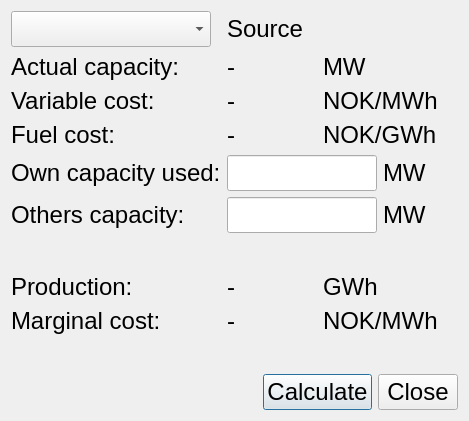
<?xml version="1.0" encoding="UTF-8"?>
<ui version="4.0">
 <class>dialog_expected_marginal_cost</class>
 <widget class="QDialog" name="dialog_expected_marginal_cost">
  <property name="geometry">
   <rect>
    <x>0</x>
    <y>0</y>
    <width>469</width>
    <height>421</height>
   </rect>
  </property>
  <property name="font">
   <font>
    <pointsize>18</pointsize>
   </font>
  </property>
  <property name="windowTitle">
   <string>Expected marginal cost calculator</string>
  </property>
  <property name="modal">
   <bool>true</bool>
  </property>
  <layout class="QVBoxLayout" name="verticalLayout">
   <item>
    <layout class="QGridLayout" name="gridLayout">
     <property name="bottomMargin">
      <number>20</number>
     </property>
     <item row="7" column="0">
      <widget class="QLabel" name="label_13">
       <property name="font">
        <font>
         <pointsize>18</pointsize>
        </font>
       </property>
       <property name="text">
        <string>Production:</string>
       </property>
      </widget>
     </item>
     <item row="4" column="0">
      <widget class="QLabel" name="label">
       <property name="font">
        <font>
         <pointsize>18</pointsize>
        </font>
       </property>
       <property name="statusTip">
        <string/>
       </property>
       <property name="whatsThis">
        <string/>
       </property>
       <property name="text">
        <string>Own capacity used:</string>
       </property>
      </widget>
     </item>
     <item row="0" column="0">
      <widget class="QComboBox" name="dialog_marginal_cost_plant_comboBox">
       <property name="sizePolicy">
        <sizepolicy hsizetype="Fixed" vsizetype="Fixed">
         <horstretch>0</horstretch>
         <verstretch>0</verstretch>
        </sizepolicy>
       </property>
       <property name="minimumSize">
        <size>
         <width>200</width>
         <height>0</height>
        </size>
       </property>
       <property name="maximumSize">
        <size>
         <width>200</width>
         <height>16777215</height>
        </size>
       </property>
       <property name="font">
        <font>
         <pointsize>18</pointsize>
        </font>
       </property>
      </widget>
     </item>
     <item row="8" column="1">
      <layout class="QHBoxLayout" name="horizontalLayout_4">
       <item>
        <widget class="QLabel" name="dialog_marginal_cost_label_calculated_marginal_cost">
         <property name="sizePolicy">
          <sizepolicy hsizetype="Minimum" vsizetype="Preferred">
           <horstretch>2</horstretch>
           <verstretch>0</verstretch>
          </sizepolicy>
         </property>
         <property name="minimumSize">
          <size>
           <width>0</width>
           <height>0</height>
          </size>
         </property>
         <property name="maximumSize">
          <size>
           <width>100</width>
           <height>16777215</height>
          </size>
         </property>
         <property name="font">
          <font>
           <pointsize>18</pointsize>
          </font>
         </property>
         <property name="whatsThis">
          <string>Your estimated marginal cost</string>
         </property>
         <property name="text">
          <string>-</string>
         </property>
         <property name="alignment">
          <set>Qt::AlignLeading|Qt::AlignLeft|Qt::AlignVCenter</set>
         </property>
        </widget>
       </item>
       <item>
        <widget class="QLabel" name="label_3">
         <property name="sizePolicy">
          <sizepolicy hsizetype="Preferred" vsizetype="Preferred">
           <horstretch>3</horstretch>
           <verstretch>0</verstretch>
          </sizepolicy>
         </property>
         <property name="font">
          <font>
           <pointsize>18</pointsize>
          </font>
         </property>
         <property name="text">
          <string>NOK/MWh</string>
         </property>
        </widget>
       </item>
      </layout>
     </item>
     <item row="5" column="0">
      <widget class="QLabel" name="label_2">
       <property name="font">
        <font>
         <pointsize>18</pointsize>
        </font>
       </property>
       <property name="whatsThis">
        <string/>
       </property>
       <property name="text">
        <string>Others capacity:</string>
       </property>
      </widget>
     </item>
     <item row="3" column="0">
      <widget class="QLabel" name="label_8">
       <property name="font">
        <font>
         <pointsize>18</pointsize>
        </font>
       </property>
       <property name="text">
        <string>Fuel cost:</string>
       </property>
      </widget>
     </item>
     <item row="2" column="0">
      <widget class="QLabel" name="label_7">
       <property name="font">
        <font>
         <pointsize>18</pointsize>
        </font>
       </property>
       <property name="text">
        <string>Variable cost:</string>
       </property>
      </widget>
     </item>
     <item row="6" column="0">
      <widget class="QLabel" name="label_14">
       <property name="font">
        <font>
         <pointsize>18</pointsize>
        </font>
       </property>
       <property name="text">
        <string/>
       </property>
      </widget>
     </item>
     <item row="1" column="0">
      <widget class="QLabel" name="label_6">
       <property name="font">
        <font>
         <pointsize>18</pointsize>
        </font>
       </property>
       <property name="text">
        <string>Actual capacity:</string>
       </property>
      </widget>
     </item>
     <item row="0" column="1">
      <widget class="QLabel" name="dialog_marginal_cost_source">
       <property name="font">
        <font>
         <pointsize>18</pointsize>
        </font>
       </property>
       <property name="text">
        <string>Source</string>
       </property>
      </widget>
     </item>
     <item row="5" column="1">
      <layout class="QHBoxLayout" name="horizontalLayout_3">
       <item>
        <widget class="QLineEdit" name="dialog_marginal_cost_total_production_lineEdit">
         <property name="sizePolicy">
          <sizepolicy hsizetype="Preferred" vsizetype="Fixed">
           <horstretch>3</horstretch>
           <verstretch>0</verstretch>
          </sizepolicy>
         </property>
         <property name="maximumSize">
          <size>
           <width>150</width>
           <height>16777215</height>
          </size>
         </property>
         <property name="font">
          <font>
           <pointsize>18</pointsize>
          </font>
         </property>
         <property name="whatsThis">
          <string>Set a guess for  the capacity use of the other players in the market </string>
         </property>
         <property name="text">
          <string/>
         </property>
         <property name="frame">
          <bool>true</bool>
         </property>
         <property name="clearButtonEnabled">
          <bool>true</bool>
         </property>
        </widget>
       </item>
       <item>
        <widget class="QLabel" name="label_4">
         <property name="sizePolicy">
          <sizepolicy hsizetype="Preferred" vsizetype="Preferred">
           <horstretch>1</horstretch>
           <verstretch>0</verstretch>
          </sizepolicy>
         </property>
         <property name="font">
          <font>
           <pointsize>18</pointsize>
          </font>
         </property>
         <property name="text">
          <string>MW</string>
         </property>
        </widget>
       </item>
      </layout>
     </item>
     <item row="3" column="1">
      <layout class="QHBoxLayout" name="horizontalLayout_7">
       <item>
        <widget class="QLabel" name="dialog_marginal_cost_fuel_cost">
         <property name="sizePolicy">
          <sizepolicy hsizetype="Preferred" vsizetype="Preferred">
           <horstretch>2</horstretch>
           <verstretch>0</verstretch>
          </sizepolicy>
         </property>
         <property name="text">
          <string>-</string>
         </property>
        </widget>
       </item>
       <item>
        <widget class="QLabel" name="label_16">
         <property name="sizePolicy">
          <sizepolicy hsizetype="Preferred" vsizetype="Preferred">
           <horstretch>3</horstretch>
           <verstretch>0</verstretch>
          </sizepolicy>
         </property>
         <property name="text">
          <string>NOK/GWh</string>
         </property>
        </widget>
       </item>
      </layout>
     </item>
     <item row="8" column="0">
      <widget class="QLabel" name="label_12">
       <property name="font">
        <font>
         <pointsize>18</pointsize>
        </font>
       </property>
       <property name="text">
        <string>Marginal cost:</string>
       </property>
      </widget>
     </item>
     <item row="1" column="1">
      <layout class="QHBoxLayout" name="horizontalLayout_5">
       <item>
        <widget class="QLabel" name="dialog_marginal_cost_capacity">
         <property name="sizePolicy">
          <sizepolicy hsizetype="Preferred" vsizetype="Preferred">
           <horstretch>2</horstretch>
           <verstretch>0</verstretch>
          </sizepolicy>
         </property>
         <property name="text">
          <string>-</string>
         </property>
        </widget>
       </item>
       <item>
        <widget class="QLabel" name="label_9">
         <property name="sizePolicy">
          <sizepolicy hsizetype="Preferred" vsizetype="Preferred">
           <horstretch>3</horstretch>
           <verstretch>0</verstretch>
          </sizepolicy>
         </property>
         <property name="text">
          <string>MW</string>
         </property>
        </widget>
       </item>
      </layout>
     </item>
     <item row="2" column="1">
      <layout class="QHBoxLayout" name="horizontalLayout_6">
       <item>
        <widget class="QLabel" name="dialog_marginal_cost_variable_cost">
         <property name="sizePolicy">
          <sizepolicy hsizetype="Preferred" vsizetype="Preferred">
           <horstretch>2</horstretch>
           <verstretch>0</verstretch>
          </sizepolicy>
         </property>
         <property name="text">
          <string>-</string>
         </property>
        </widget>
       </item>
       <item>
        <widget class="QLabel" name="label_11">
         <property name="sizePolicy">
          <sizepolicy hsizetype="Preferred" vsizetype="Preferred">
           <horstretch>3</horstretch>
           <verstretch>0</verstretch>
          </sizepolicy>
         </property>
         <property name="text">
          <string>NOK/MWh</string>
         </property>
        </widget>
       </item>
      </layout>
     </item>
     <item row="4" column="1">
      <layout class="QHBoxLayout" name="horizontalLayout_2">
       <item>
        <widget class="QLineEdit" name="dialog_marginal_cost_own_production_lineEdit">
         <property name="sizePolicy">
          <sizepolicy hsizetype="Preferred" vsizetype="Fixed">
           <horstretch>3</horstretch>
           <verstretch>0</verstretch>
          </sizepolicy>
         </property>
         <property name="maximumSize">
          <size>
           <width>150</width>
           <height>16777215</height>
          </size>
         </property>
         <property name="font">
          <font>
           <pointsize>18</pointsize>
          </font>
         </property>
         <property name="whatsThis">
          <string>Set how much of your own capacity should be used</string>
         </property>
         <property name="text">
          <string/>
         </property>
         <property name="frame">
          <bool>true</bool>
         </property>
         <property name="clearButtonEnabled">
          <bool>true</bool>
         </property>
        </widget>
       </item>
       <item>
        <widget class="QLabel" name="label_15">
         <property name="sizePolicy">
          <sizepolicy hsizetype="Preferred" vsizetype="Preferred">
           <horstretch>1</horstretch>
           <verstretch>0</verstretch>
          </sizepolicy>
         </property>
         <property name="font">
          <font>
           <pointsize>18</pointsize>
          </font>
         </property>
         <property name="text">
          <string>MW</string>
         </property>
        </widget>
       </item>
      </layout>
     </item>
     <item row="7" column="1">
      <layout class="QHBoxLayout" name="horizontalLayout_8">
       <item>
        <widget class="QLabel" name="dialog_marginal_cost_label_production">
         <property name="sizePolicy">
          <sizepolicy hsizetype="Minimum" vsizetype="Preferred">
           <horstretch>2</horstretch>
           <verstretch>0</verstretch>
          </sizepolicy>
         </property>
         <property name="minimumSize">
          <size>
           <width>0</width>
           <height>0</height>
          </size>
         </property>
         <property name="maximumSize">
          <size>
           <width>100</width>
           <height>16777215</height>
          </size>
         </property>
         <property name="font">
          <font>
           <pointsize>18</pointsize>
          </font>
         </property>
         <property name="whatsThis">
          <string>Your prouction at the inputted capacity use</string>
         </property>
         <property name="text">
          <string>-</string>
         </property>
         <property name="alignment">
          <set>Qt::AlignLeading|Qt::AlignLeft|Qt::AlignVCenter</set>
         </property>
        </widget>
       </item>
       <item>
        <widget class="QLabel" name="label_5">
         <property name="sizePolicy">
          <sizepolicy hsizetype="Preferred" vsizetype="Preferred">
           <horstretch>3</horstretch>
           <verstretch>0</verstretch>
          </sizepolicy>
         </property>
         <property name="font">
          <font>
           <pointsize>18</pointsize>
          </font>
         </property>
         <property name="text">
          <string>GWh</string>
         </property>
        </widget>
       </item>
      </layout>
     </item>
    </layout>
   </item>
   <item>
    <spacer name="verticalSpacer">
     <property name="orientation">
      <enum>Qt::Vertical</enum>
     </property>
     <property name="sizeHint" stdset="0">
      <size>
       <width>20</width>
       <height>40</height>
      </size>
     </property>
    </spacer>
   </item>
   <item>
    <layout class="QHBoxLayout" name="horizontalLayout">
     <property name="bottomMargin">
      <number>0</number>
     </property>
     <item>
      <spacer name="horizontalSpacer">
       <property name="orientation">
        <enum>Qt::Horizontal</enum>
       </property>
       <property name="sizeHint" stdset="0">
        <size>
         <width>40</width>
         <height>20</height>
        </size>
       </property>
      </spacer>
     </item>
     <item>
      <widget class="QPushButton" name="dialog_expected_marginal_cost_button_calculate">
       <property name="font">
        <font>
         <pointsize>18</pointsize>
        </font>
       </property>
       <property name="text">
        <string>Calculate</string>
       </property>
      </widget>
     </item>
     <item>
      <widget class="QPushButton" name="dialog_expected_marginal_cost_button_close">
       <property name="font">
        <font>
         <pointsize>18</pointsize>
        </font>
       </property>
       <property name="text">
        <string>Close</string>
       </property>
      </widget>
     </item>
    </layout>
   </item>
  </layout>
 </widget>
 <resources/>
 <connections/>
</ui>
